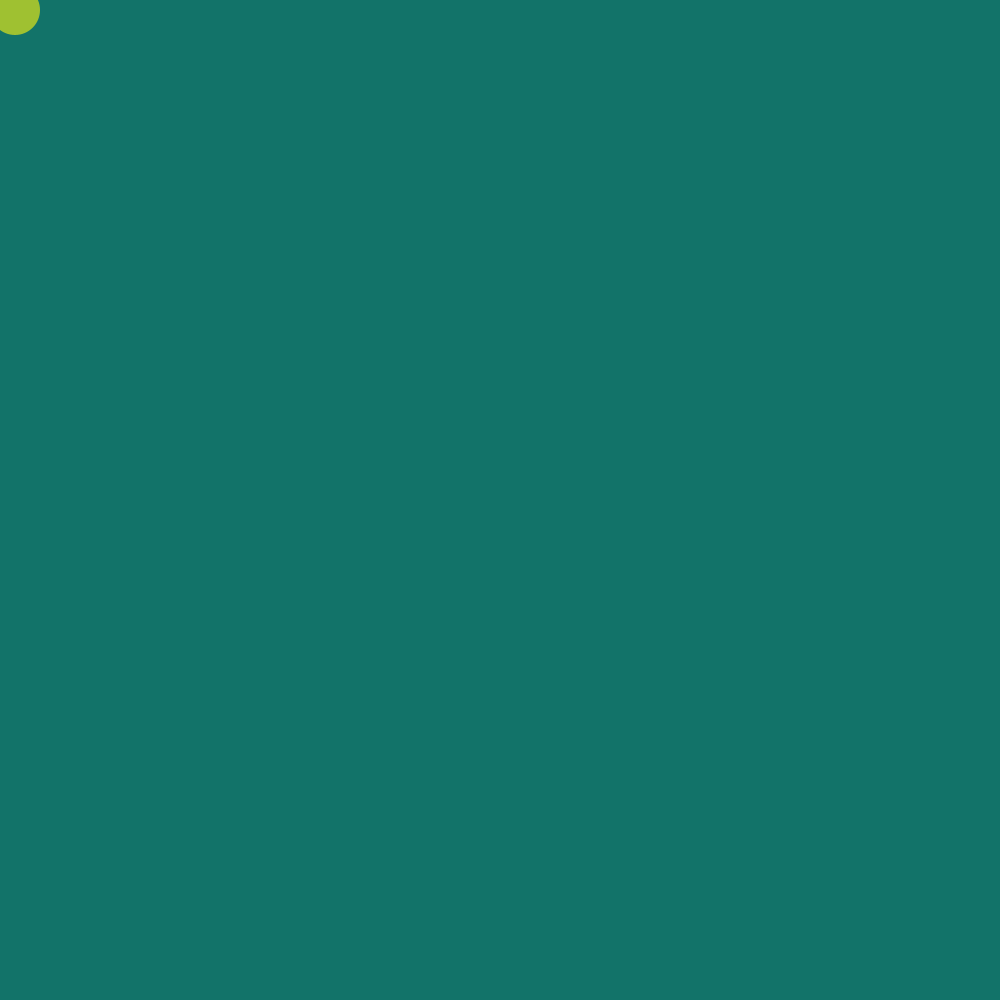
Frame 1 (no input)
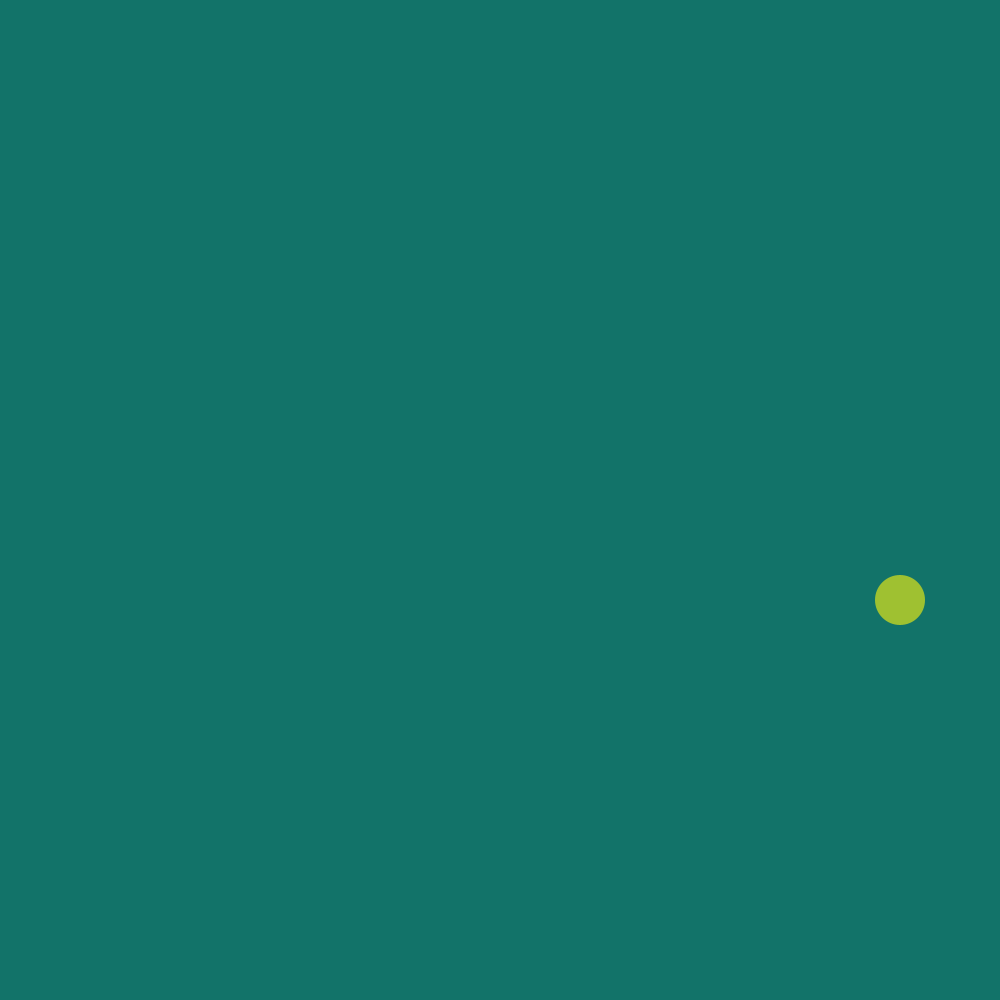
Frame 60 (the mouse pressed at the canvas centre just before this capture)
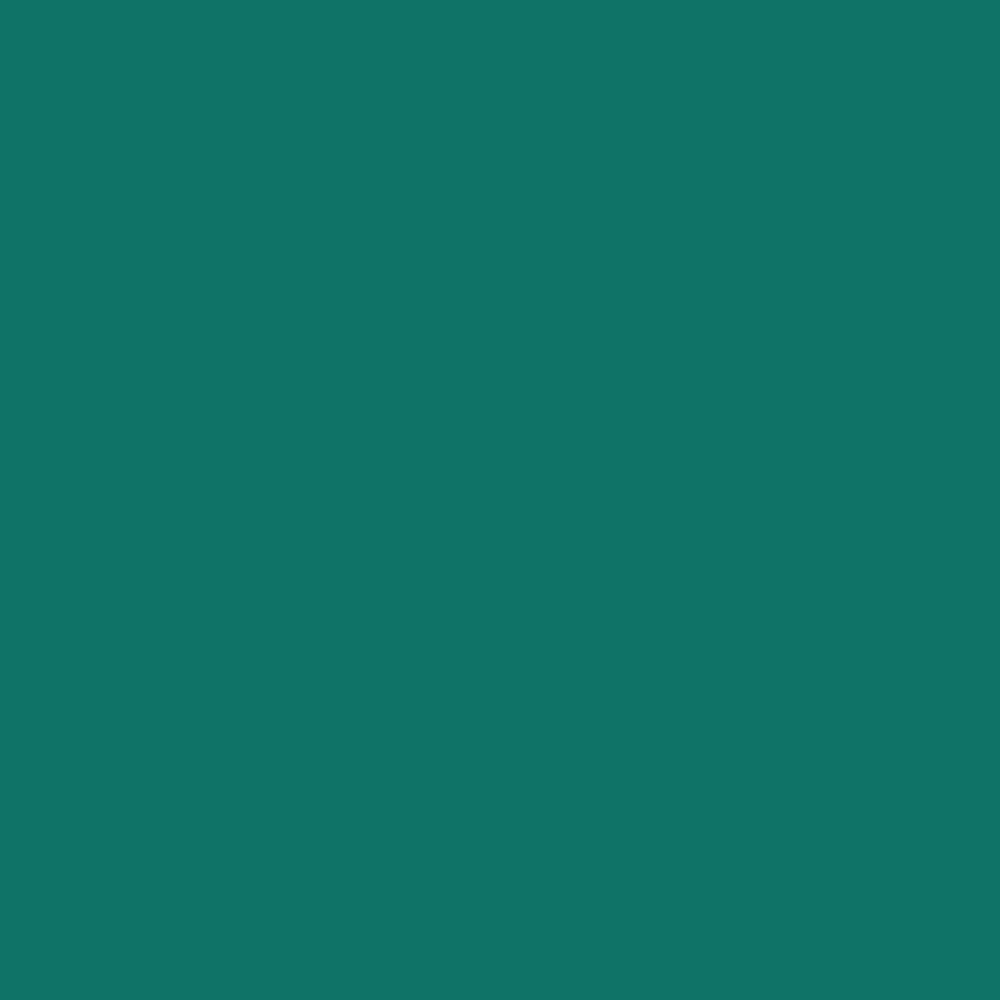
Frame 120 (the mouse held since frame 60 and released just before this capture)

The Processing sketch that drew these frames (run headless with seeded random() and noise(); from frame 60 on, the mouse is pressed at the canvas centre):

// Processing sketch: bono_2
// ── bono_2.pde
//declarar la variable para la posicion en x
int posX;
int posY;
boolean fueraDelCanvas = false;

//corremos una sola vez
void setup() {
  size(1000,1000);
}

void draw(){
  background (18, 115, 105);
  
  posX = posX +5;
  if(posX > width) {
    posX = posX -5;
    println(posX);
    
//alternativa
    fueraDelCanvas= true;
    println(fueraDelCanvas);
}
  
//declarar el valor de la variable
  posX = posX + 10;
  posY = posY + 10;
  
  fill (159, 193, 49);
  noStroke();
  ellipse(posX, posY,50,50);
}
